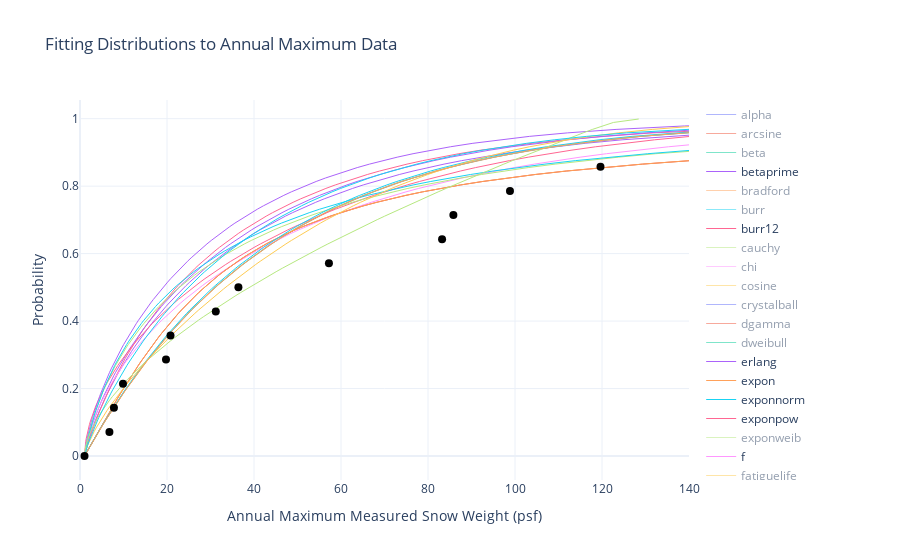

The notebook cell saved with this chart:
### Markdown cell above
## Show the Fit

### Code cell
ErrorThreshold = 0.045

fig = go.Figure()
    
DISTRIBUTIONS = [stats.alpha,stats.anglit,stats.arcsine,stats.argus,stats.beta,stats.betaprime,stats.bradford,stats.burr,stats.burr12,stats.cauchy,stats.chi,stats.chi2,stats.cosine,stats.crystalball,stats.dgamma,stats.dweibull,stats.erlang,stats.expon,stats.exponnorm,stats.exponpow,stats.exponweib,stats.f,stats.fatiguelife,stats.fisk,stats.foldcauchy,stats.foldnorm,stats.frechet_l,stats.frechet_r,stats.gamma,stats.gausshyper,stats.genexpon,stats.genextreme,stats.gengamma,stats.genhalflogistic,stats.genlogistic,stats.gennorm,stats.genpareto,stats.gilbrat,stats.gompertz,stats.gumbel_l,stats.gumbel_r,stats.halfcauchy,stats.halfgennorm,stats.halflogistic,stats.halfnorm,stats.hypsecant,stats.invgamma,stats.invgauss,stats.invweibull,stats.johnsonsb,stats.johnsonsu,stats.kappa3,stats.kappa4,stats.ksone,stats.kstwobign,stats.laplace,stats.levy,stats.levy_l,stats.levy_stable,stats.loggamma,stats.logistic,stats.loglaplace,stats.lognorm,stats.lomax,stats.maxwell,stats.mielke,stats.moyal,stats.nakagami,stats.ncf,stats.nct,stats.ncx2,stats.norm,stats.norminvgauss,stats.pareto,stats.pearson3,stats.powerlaw,stats.powerlognorm,stats.powernorm,stats.rayleigh,stats.rdist,stats.recipinvgauss,stats.reciprocal,stats.rice,stats.rv_continuous,stats.rv_histogram,stats.semicircular,stats.skewnorm,stats.t,stats.trapz,stats.triang,stats.truncexpon,stats.truncnorm,stats.tukeylambda,stats.uniform,stats.vonmises,stats.vonmises_line,stats.wald,stats.weibull_max,stats.weibull_min,stats.wrapcauchy]
DIST_NAMES = ['alpha','anglit','arcsine','argus','beta','betaprime','bradford','burr','burr12','cauchy','chi','chi2','cosine','crystalball','dgamma','dweibull','erlang','expon','exponnorm','exponpow','exponweib','f','fatiguelife','fisk','foldcauchy','foldnorm','frechet_l','frechet_r','gamma','gausshyper','genexpon','genextreme','gengamma','genhalflogistic','genlogistic','gennorm','genpareto','gilbrat','gompertz','gumbel_l','gumbel_r','halfcauchy','halfgennorm','halflogistic','halfnorm','hypsecant','invgamma','invgauss','invweibull','johnsonsb','johnsonsu','kappa3','kappa4','ksone','kstwobign','laplace','levy','levy_l','levy_stable','loggamma','logistic','loglaplace','lognorm','lomax','maxwell','mielke','moyal','nakagami','ncf','nct','ncx2','norm','norminvgauss','pareto','pearson3','powerlaw','powerlognorm','powernorm','rayleigh','rdist','recipinvgauss','reciprocal','rice','rv_continuous','rv_histogram','semicircular','skewnorm','t','trapz','triang','truncexpon','truncnorm','tukeylambda','uniform','vonmises','vonmises_line','wald','weibull_max','weibull_min','wrapcauchy']
skips = ['wrapcauchy','genhalflogistic','gennorm','anglit','weibull_max','argus','reciprocal','semicircular','trapz','truncnorm','vonmises','frechet_l','frechet_r','chi2','ncx2','rdist','levy_l']
for i in range(len(DIST_NAMES)):
    #print(DIST_NAMES[i])
    if DIST_NAMES[i] not in skips:
        error = f.df_errors['sumsquare_error'][DIST_NAMES[i]]
        if np.isnan(error) or error>ErrorThreshold:
            visible='legendonly'
        else:
            visible=True
        
        try:
            name = DIST_NAMES[i]
            dist = DISTRIBUTIONS[i]
            params = f.fitted_param[name]

            yy = x=np.linspace(0.001,0.999,98)
            xx = [dist.ppf(i, *params) for i in yy]
            fig.add_trace(go.Scatter(x=xx, y=yy, line=dict(width=1),hoverinfo='name+text',
                                mode='lines',hovertext="%.4f" % error,visible=visible,name=name))
        except KeyError:
            pass

        
fig.add_trace(go.Scatter(x=sorted(weight_vals_annual), y=Pvals_annual,
                    mode='markers',marker=dict(color='black',size=8),
                    name='data from station: GRFM3'))

fig.update_layout(
    title="Fitting Distributions to Annual Maximum Data",
    xaxis_title="Annual Maximum Measured Snow Weight (psf)",
    yaxis_title="Probability",
    template='plotly_white')
fig.update_xaxes(range=[0, 140])
fig.show()
